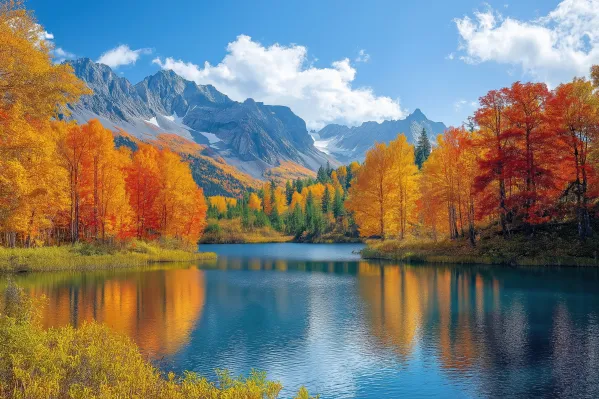
#> input picture class 1/nature_image.png, 599 x 399 px
$ python class1hw.py
#> lines starting #> are read from the running program, lines starting #| are printed output that depends on the picture
import cv2
import os

nature_image = cv2.imread("nature_image.png" )
#> nature_image is the input picture: shape (399, 599, 3); mean B, G, R 113.9, 122.6, 124
modified_nature_image_cold = cv2.applyColorMap(nature_image, cv2.COLORMAP_COOL)
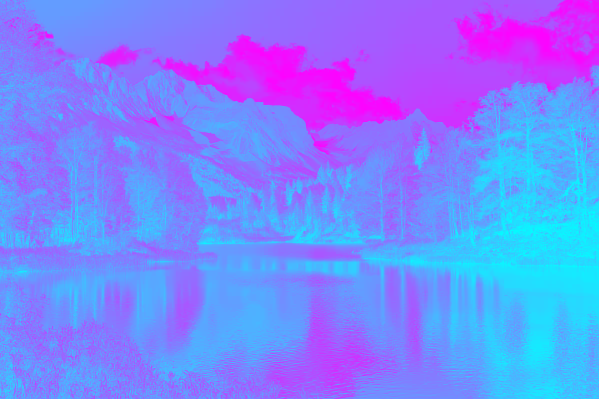
#> modified_nature_image_cold: shape (399, 599, 3); mean B, G, R 255, 133, 122
modified_nature_image_hot = cv2.applyColorMap(nature_image, cv2.COLORMAP_HOT)
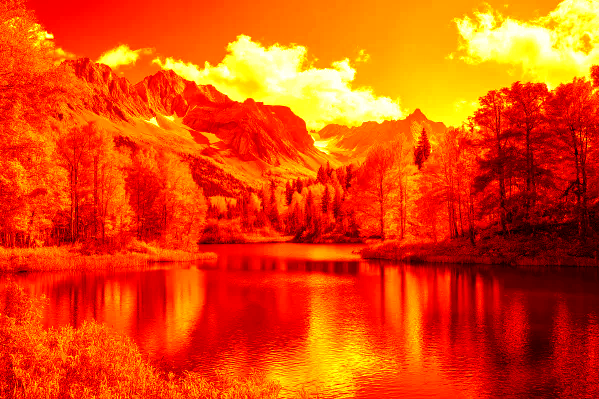
#> modified_nature_image_hot: shape (399, 599, 3); mean B, G, R 8.4, 71.6, 229.2
modified_nature_image_jet = cv2.applyColorMap(nature_image, cv2.COLORMAP_JET)
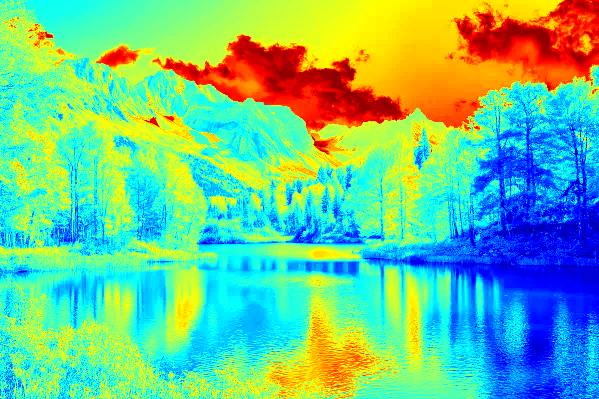
#> modified_nature_image_jet: shape (399, 599, 3); mean B, G, R 143.1, 197.3, 109.1
modified_nature_image_magma = cv2.applyColorMap(nature_image, cv2.COLORMAP_MAGMA)
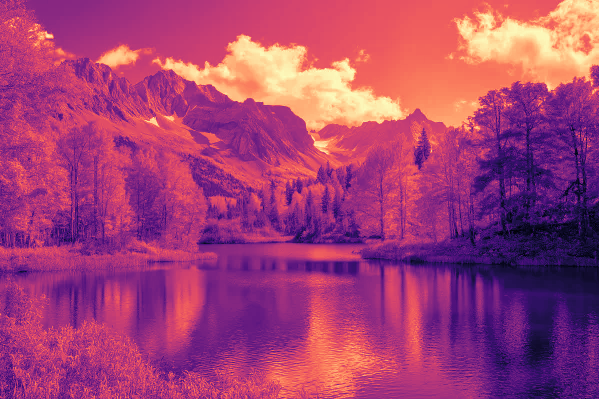
#> modified_nature_image_magma: shape (399, 599, 3); mean B, G, R 116.9, 62.8, 164.6


cv2.imshow("nautre",nature_image)
cv2.imshow("nature modified - hot",modified_nature_image_hot)
cv2.imshow("nature modified - cold",modified_nature_image_cold)
cv2.imshow("nature modified - jet ",modified_nature_image_jet)
cv2.imshow("nature modified - magma",modified_nature_image_magma)
cv2.waitKey(0)
